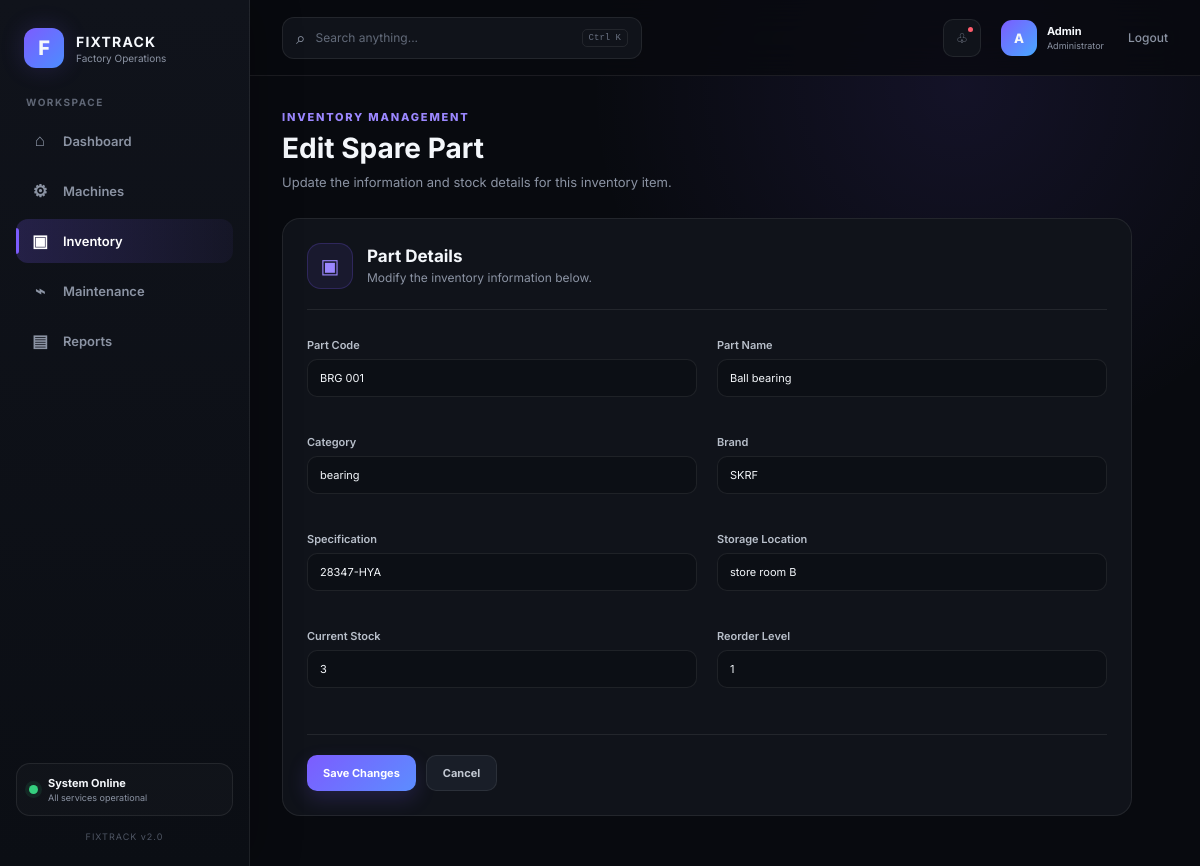
The app's page /spare-parts/edit/2 (signed in) with its own data.
### tables this page shows
CREATE TABLE spare_parts (
            id INTEGER PRIMARY KEY AUTOINCREMENT,
            part_code TEXT UNIQUE NOT NULL,
            part_name TEXT NOT NULL,
            category TEXT,
            brand TEXT,
            specification TEXT,
            current_stock INTEGER DEFAULT 0,
            reorder_level INTEGER DEFAULT 5,
            location TEXT
        );

### routes/spare_parts.py (the view, shortened to what this page needs)
@spare_parts_bp.route("/edit/<int:part_id>", methods=["GET", "POST"])
def edit_spare_part(part_id):
    connection = get_connection()
    part = connection.execute(
        "SELECT * FROM spare_parts WHERE id = ?",
        (part_id,)
    ).fetchone()
    connection.close()
    return render_template(
        "spare_parts/edit.html",
        part=part
    )

### app.py (called while the page is built)
@app.before_request
def require_login():
    allowed_endpoints = [
        "auth.login",
        "static"
    ]
    if request.endpoint in allowed_endpoints:
        return
    if "user_id" not in session:
        return redirect(url_for("auth.login"))

### database.py (called while the page is built)
def get_connection():
    connection = sqlite3.connect(DATABASE, timeout=10)
    connection.row_factory = sqlite3.Row
    connection.execute("PRAGMA foreign_keys = ON")
    return connection

### templates/spare_parts/edit.html (shortened to what this page needs)
{% extends "base.html" %}
{% block content %}
<div class="page-header">
    <div>
        <div class="eyebrow">INVENTORY MANAGEMENT</div>
        <h1>Edit Spare Part</h1>
        <p>Update the information and stock details for this inventory item.</p>
    </div>
</div>
<div class="form-card">
    <div class="form-card-header">
        <div class="form-card-icon">▣</div>
        <div>
            <h2>Part Details</h2>
            <p>Modify the inventory information below.</p>
        </div>
    </div>
    <form method="POST">
        <div class="form-grid">
            <div class="form-group">
                <label>Part Code</label>
                <input
                    type="text"
                    name="part_code"
                    value="{{ part['part_code'] }}"
                    required
                >
            </div>
            <div class="form-group">
                <label>Part Name</label>
                <input
                    type="text"
                    name="part_name"
                    value="{{ part['part_name'] }}"
                    required
                >
            </div>
            <div class="form-group">
                <label>Category</label>
                <input
                    type="text"
                    name="category"
                    value="{{ part['category'] or '' }}"
                >
            </div>
            <div class="form-group">
                <label>Brand</label>
                <input
                    type="text"
                    name="brand"
                    value="{{ part['brand'] or '' }}"
                >
            </div>
            <div class="form-group">
                <label>Specification</label>
                <input
                    type="text"
                    name="specification"
                    value="{{ part['specification'] or '' }}"
                >
            </div>
            <div class="form-group">
                <label>Storage Location</label>
                <input
                    type="text"
                    name="location"
                    value="{{ part['location'] or '' }}"
                >
            </div>
            <div class="form-group">
                <label>Current Stock</label>
                <input
                    type="number"
                    name="current_stock"
                    min="0"
                    value="{{ part['current_stock'] }}"
                    required
                >
            </div>
            <div class="form-group">
                <label>Reorder Level</label>
                <input
                    type="number"
                    name="reorder_level"
                    min="0"
                    value="{{ part['reorder_level'] }}"
                    required
                >
            </div>
        </div>
        <div class="form-actions">
            <button
                type="submit"
                class="btn btn-primary"
            >
                Save Changes
            </button>
            <a
                href="{{ url_for('spare_parts.spare_parts') }}"
                class="btn btn-secondary"
            >
                Cancel
            </a>
        </div>
    </form>
</div>
{% endblock %}

### static/css/style.css (style rules this page uses)
:root { --bg: #080a0f; --panel: #10131a; --panel-2: #141821; --panel-hover: #191e28; --border: rgba(255, 255, 255, 0.08); --text: #f4f7fb; --muted: #8b93a3; --accent: #7c5cff; --accent-2: #9b87ff; --green: #35d07f; --yellow: #f5c451; --red: #ff5c6c; --blue: #48a9ff; --sidebar-width: 250px; --radius: 18px; }
* { margin: 0; padding: 0; box-sizing: border-box; }
html { scroll-behavior: smooth; }
body { font-family: "Inter", sans-serif; background: radial-gradient( circle at 80% 10%, rgba(124, 92, 255, 0.10), transparent 30% ), var(--bg); color: var(--text); min-height: 100vh; }
button, input, select, textarea { font-family: inherit; }
a { color: inherit; text-decoration: none; }
.page-header { margin-bottom: 28px; animation: fadeUp 0.45s ease both; }
.page-header h1 { font-size: 28px; line-height: 1.2; margin-bottom: 8px; }
.page-header p { color: var(--muted); font-size: 13px; }
.eyebrow, .section-kicker { font-size: 11px; font-weight: 800; letter-spacing: 1.8px; color: var(--accent-2); margin-bottom: 8px; }
.form-card { max-width: 850px; padding: 24px; background: var(--panel); border: 1px solid var(--border); border-radius: var(--radius); animation: fadeUp 0.5s ease both; }
.form-card-header { display: flex; align-items: center; gap: 14px; margin-bottom: 28px; padding-bottom: 20px; border-bottom: 1px solid var(--border); }
.form-card-icon { display: flex; width: 46px; height: 46px; align-items: center; justify-content: center; border: 1px solid rgba(124, 92, 255, 0.22); border-radius: 14px; background: rgba(124, 92, 255, 0.09); color: var(--accent-2); font-size: 20px; }
.form-card-header h2 { margin: 0 0 4px; font-size: 17px; }
.form-card-header p { margin: 0; color: var(--muted); font-size: 12px; }
.form-grid { display: grid; grid-template-columns: repeat(2, minmax(0, 1fr)); gap: 20px; }
.form-group { margin-bottom: 18px; }
.form-group label { display: block; margin-bottom: 7px; color: #b8bfca; font-size: 11px; font-weight: 600; transition: color 0.2s ease; }
.form-group input, .form-group select, .form-group textarea { width: 100%; padding: 11px 12px; border: 1px solid var(--border); border-radius: 10px; background: #0c0f15; color: var(--text); outline: none; font-size: 11px; transition: border-color 0.2s ease, background 0.2s ease, box-shadow 0.2s ease; }
.form-actions { display: flex; gap: 10px; margin-top: 28px; padding-top: 20px; border-top: 1px solid var(--border); }
.btn { display: inline-flex; align-items: center; justify-content: center; padding: 10px 16px; border: none; border-radius: 10px; font-size: 11px; font-weight: 700; cursor: pointer; transition: transform 0.2s ease, box-shadow 0.2s ease, background 0.2s ease; }
.btn-primary { background: linear-gradient( 135deg, var(--accent), #5c8dff ); color: white; box-shadow: 0 8px 20px rgba(124, 92, 255, 0.18); }
.btn-secondary { background: #191e28; color: #c2c8d2; border: 1px solid var(--border); }

### records on screen
spare_parts: part_code "BRG 001", part_name "Ball bearing", category "bearing", brand "SKRF", specification "28347-HYA", location "store room B", current_stock "3", reorder_level "1"
